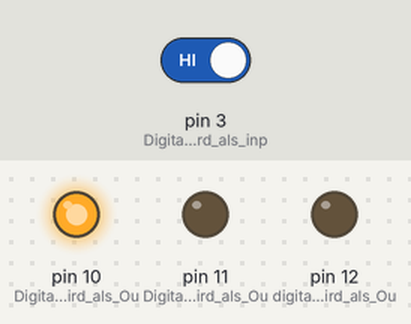
Recording of a sketch running on a simulated Arduino Uno, built with avr-gcc and run on an emulated ATmega328P. Shown: output pins drawn as LEDs (lit = HIGH). The test bench sets the inputs (shaded band); at power-on: pin 3 (Digitalpin_3_wird_als_inp) HIGH.

Above: at 19.9 s.
20.0 s: pin 3 (Digitalpin_3_wird_als_inp) driven LOW
At 29.8 s:
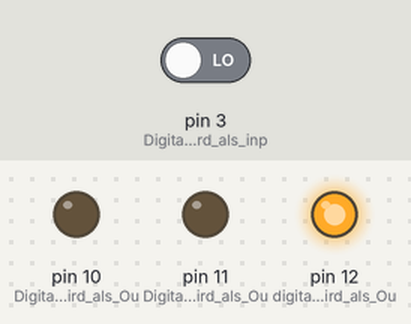
30.6 s: pin 3 (Digitalpin_3_wird_als_inp) driven HIGH
At 31.7 s:
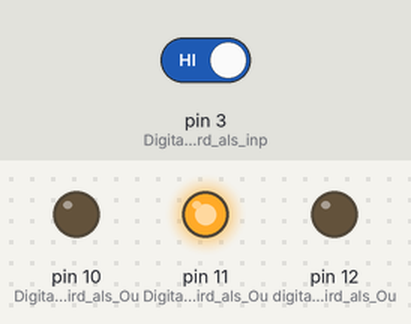
Timing chart, 0 to 50.8 s (numbered marks = the images above; inputs shaded):
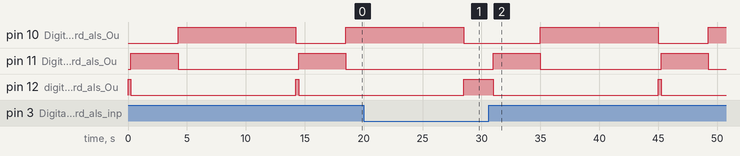

The sketch:

AmpellLabor.ino
```cpp
int schalter = 0; // Anlegen der variable schalter

void setup() {
  // put your setup code here, to run once:

  pinMode(10,OUTPUT); //Digitalpin 10 wird als Output festgelegt
  pinMode(11,OUTPUT); //Digitalpin 11 wird als Output festgelegt
  pinMode(12,OUTPUT); //digitalpin 12 wird als Output festgelegt
  pinMode(3,INPUT);  //Digitalpin 3 wird als input festgelegt

}//hier endet die Setup Funktion

void loop() {
  // put your main code here, to run repeatedly:

  schalter=digitalRead(3); // der wert, der an pin 3 eingelesen wird, wird in Schalter geschrieben

  if(schalter==LOW){ // Abfrage der Bedingung, ob an Pin 3 ein LOW Signal vorlieg => Taster nicht gedruckt

  // Ampel rot
  digitalWrite(12,HIGH); //Pin 12 gibt HIGH aus => rote LED leuchtet
  digitalWrite(11,LOW); // pin 11 gibt LOW aus => gelbe LED leuchtet
  digitalWrite(10,LOW); //Pin 10 gibt LOW aus => grune LED leuchtett
  delay(250); // Verzögerung von 250 ms


  }
  else { // =>Taster gedruckt, es liegt HIGH an pin 3

  // Ampel rot
  digitalWrite(12,HIGH); //Pin 12 gibt HIGH aus => rote LED leuchtet
  digitalWrite(11,LOW); // pin 11 gibt LOW aus => gelbe LED leuchtet
  digitalWrite(10,LOW); //Pin 10 gibt LOW aus => grune LED leuchtett
  delay(250); // Verzögerung von 250 ms


  // Ampel gelb
  digitalWrite(12,LOW); //Pin 12 gibt HIGH aus => rote LED leuchtet
  digitalWrite(11,HIGH); // pin 11 gibt LOW aus => gelbe LED leuchtet
  digitalWrite(10,LOW); //Pin 10 gibt LOW aus => grune LED leuchtett
  delay(4000); // Verzögerung von 4000 ms

  // Ampel grün
  digitalWrite(12,LOW); //Pin 12 gibt HIGH aus => rote LED leuchtet
  digitalWrite(11,LOW); // pin 11 gibt LOW aus => gelbe LED leuchtet
  digitalWrite(10,HIGH); //Pin 10 gibt LOW aus => grune LED leuchtett
  delay(10000); // Verzögerung von 1000 ms


  }

}
```

Measured:
- after the input at 20.0 s, pin 11 (Digitalpin_11_wird_als_Ou): stays LOW (without the input it goes to HIGH after 8.8 s); pin 12 (digitalpin_12_wird_als_Ou): goes on until 28.5 s, then stays HIGH
- after the input at 30.6 s, pin 10 (Digitalpin_10_wird_als_Ou): LOW → HIGH after 4.4 s, → LOW 10.0 s later, → HIGH 4.3 s later; pin 11 (Digitalpin_11_wird_als_Ou): alternates HIGH for 4.0 s and LOW for 10.3 s, starting after 0.40 s; pin 12 (digitalpin_12_wird_als_Ou): HIGH → LOW after 0.40 s, → HIGH 14.0 s later, → LOW 0.25 s later
- by itself, pin 11 (Digitalpin_11_wird_als_Ou): alternates HIGH for 4.0 s and LOW for 10.3 s
- by itself, pin 12 (digitalpin_12_wird_als_Ou): alternates HIGH for 0.25 s and LOW for 14.0 s
